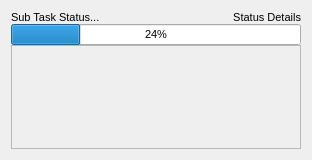
<?xml version="1.0" encoding="UTF-8"?>
<ui version="4.0">
 <class>SubTaskProgressBar</class>
 <widget class="QWidget" name="SubTaskProgressBar">
  <property name="geometry">
   <rect>
    <x>0</x>
    <y>0</y>
    <width>312</width>
    <height>160</height>
   </rect>
  </property>
  <property name="sizePolicy">
   <sizepolicy hsizetype="MinimumExpanding" vsizetype="Fixed">
    <horstretch>0</horstretch>
    <verstretch>0</verstretch>
   </sizepolicy>
  </property>
  <property name="windowTitle">
   <string>Form</string>
  </property>
  <layout class="QVBoxLayout" name="verticalLayout" stretch="0,0,0">
   <property name="spacing">
    <number>0</number>
   </property>
   <item>
    <layout class="QHBoxLayout" name="horizontalLayout" stretch="1,0">
     <property name="spacing">
      <number>8</number>
     </property>
     <item>
      <widget class="QLabel" name="statusLabel">
       <property name="sizePolicy">
        <sizepolicy hsizetype="Preferred" vsizetype="Preferred">
         <horstretch>0</horstretch>
         <verstretch>0</verstretch>
        </sizepolicy>
       </property>
       <property name="font">
        <font>
         <pointsize>8</pointsize>
        </font>
       </property>
       <property name="text">
        <string>Sub Task Status...</string>
       </property>
       <property name="wordWrap">
        <bool>true</bool>
       </property>
      </widget>
     </item>
     <item>
      <widget class="QLabel" name="statusDetailsLabel">
       <property name="sizePolicy">
        <sizepolicy hsizetype="Preferred" vsizetype="Fixed">
         <horstretch>0</horstretch>
         <verstretch>0</verstretch>
        </sizepolicy>
       </property>
       <property name="font">
        <font>
         <pointsize>8</pointsize>
        </font>
       </property>
       <property name="text">
        <string>Status Details</string>
       </property>
       <property name="alignment">
        <set>Qt::AlignRight|Qt::AlignTrailing|Qt::AlignVCenter</set>
       </property>
      </widget>
     </item>
    </layout>
   </item>
   <item>
    <widget class="QProgressBar" name="progressBar">
     <property name="font">
      <font>
       <pointsize>8</pointsize>
      </font>
     </property>
     <property name="value">
      <number>24</number>
     </property>
     <property name="textVisible">
      <bool>true</bool>
     </property>
    </widget>
   </item>
   <item>
    <widget class="QScrollArea" name="taskProgressScrollArea">
     <property name="sizePolicy">
      <sizepolicy hsizetype="Expanding" vsizetype="MinimumExpanding">
       <horstretch>0</horstretch>
       <verstretch>0</verstretch>
      </sizepolicy>
     </property>
     <property name="minimumSize">
      <size>
       <width>0</width>
       <height>100</height>
      </size>
     </property>
     <property name="frameShape">
      <enum>QFrame::StyledPanel</enum>
     </property>
     <property name="horizontalScrollBarPolicy">
      <enum>Qt::ScrollBarAsNeeded</enum>
     </property>
     <property name="sizeAdjustPolicy">
      <enum>QAbstractScrollArea::AdjustToContents</enum>
     </property>
     <property name="widgetResizable">
      <bool>true</bool>
     </property>
     <widget class="QWidget" name="taskProgressContainer">
      <property name="geometry">
       <rect>
        <x>0</x>
        <y>0</y>
        <width>292</width>
        <height>98</height>
       </rect>
      </property>
      <layout class="QVBoxLayout" name="taskProgressLayout">
       <property name="spacing">
        <number>2</number>
       </property>
      </layout>
     </widget>
    </widget>
   </item>
  </layout>
 </widget>
 <resources/>
 <connections/>
</ui>
